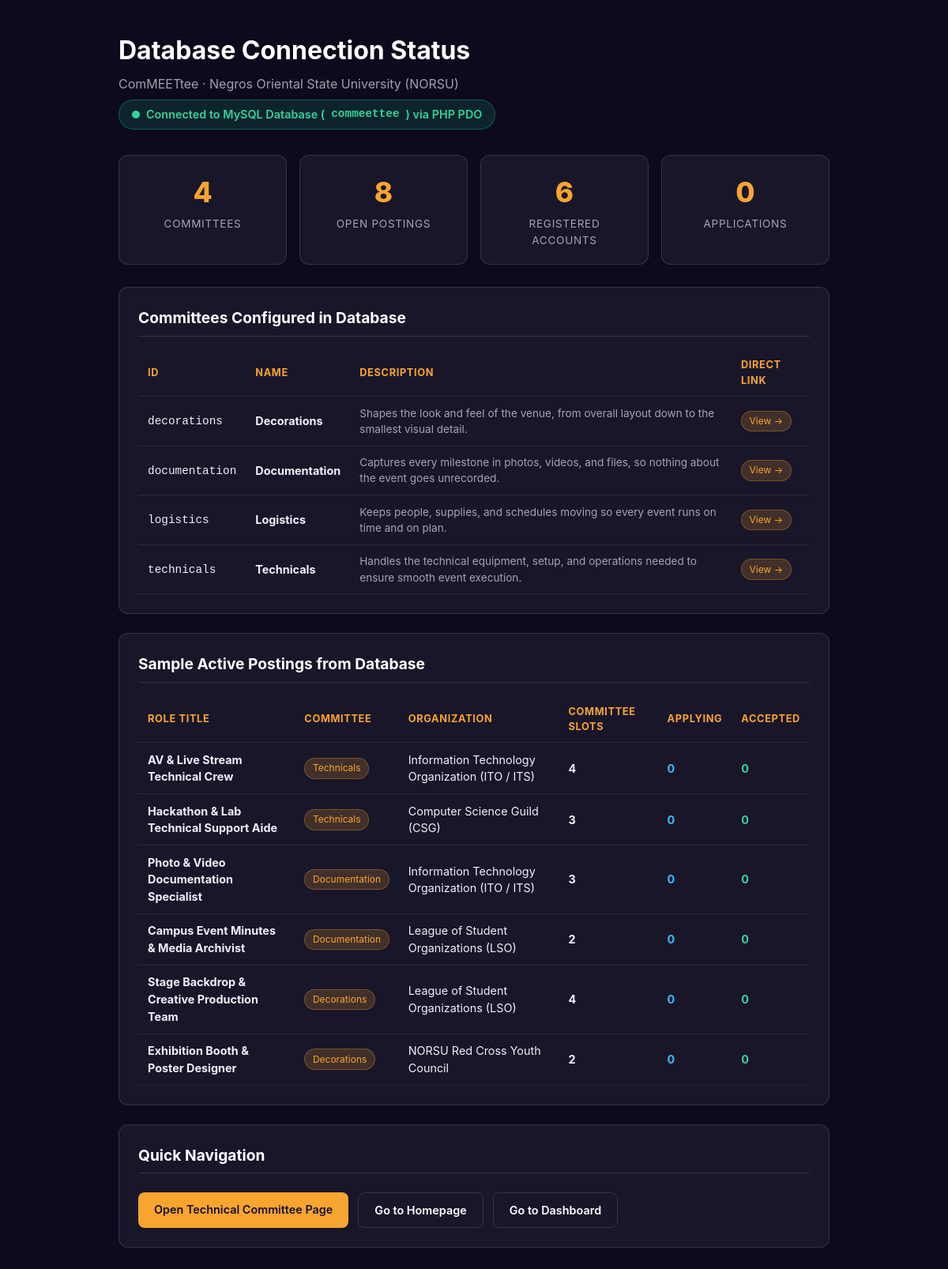
Screenshot of /test_db.php with the database file from the repository.
### tables this page shows
CREATE TABLE `categories` (
  `id` varchar(50) NOT NULL,
  `name` varchar(100) NOT NULL,
  `description` varchar(500) NOT NULL DEFAULT '',
  `image` varchar(255) NOT NULL DEFAULT '',
  PRIMARY KEY (`id`)
);

### test_db.php (the view, shortened to what this page needs)
<?php
$error = null;
$counts = [];
try {
    $db = getDatabase();
    $tables = $db->query("SHOW TABLES")->fetchAll(PDO::FETCH_COLUMN);
    foreach (['categories', 'users', 'postings', 'applications'] as $table) {
        if (in_array($table, $tables, true)) {
            $counts[$table] = (int) $db->query("SELECT COUNT(*) FROM `$table`")->fetchColumn();
        }
    }
    $categories = $db->query("SELECT id, name, description FROM categories ORDER BY name ASC")->fetchAll(PDO::FETCH_ASSOC);
    $samplePostings = $db->query("
        SELECT p.title, p.slots, c.name AS committee_name, u.org_name,
               (SELECT COUNT(*) FROM applications WHERE posting_id = p.id AND status IN ('pending', 'reviewed')) AS applying_count,
               (SELECT COUNT(*) FROM applications WHERE posting_id = p.id AND status = 'accepted') AS accepted_count
        FROM postings p
        JOIN categories c ON c.id = p.category_id
        JOIN users u ON u.id = p.client_id
        WHERE p.status = 'open'
        LIMIT 6
    ")->fetchAll(PDO::FETCH_ASSOC);
} catch (Exception $e) {
    $error = $e->getMessage();
}
?>
<!DOCTYPE html>
<html lang="en">
<head>
</head>
<body>
<div class="container">
  <div class="header">
    <h1>Database Connection Status</h1>
    <p style="color:var(--text-muted);">ComMEETtee &middot; Negros Oriental State University (NORSU)</p>
    <?php if ($error): ?>
      <div class="badge-error">
        <span class="dot"></span> Connection Error: <?php echo htmlspecialchars($error); ?>
      </div>
    <?php else: ?>
      <div class="badge-success">
        <span class="dot"></span> Connected to MySQL Database (<code>commeettee</code>) via PHP PDO
      </div>
    <?php endif; ?>
  </div>
  <?php if (!$error): ?>
    <div class="grid-stats">
      <div class="stat-card">
        <div class="stat-number"><?php echo $counts['categories'] ?? 0; ?></div>
        <div class="stat-label">Committees</div>
      </div>
      <div class="stat-card">
        <div class="stat-number"><?php echo $counts['postings'] ?? 0; ?></div>
        <div class="stat-label">Open Postings</div>
      </div>
      <div class="stat-card">
        <div class="stat-number"><?php echo $counts['users'] ?? 0; ?></div>
        <div class="stat-label">Registered Accounts</div>
      </div>
      <div class="stat-card">
        <div class="stat-number"><?php echo $counts['applications'] ?? 0; ?></div>
        <div class="stat-label">Applications</div>
      </div>
    </div>
    <div class="section-card">
      <h2>Committees Configured in Database</h2>
      <table>
        <thead>
          <tr>
            <th>ID</th>
            <th>Name</th>
            <th>Description</th>
            <th>Direct Link</th>
          </tr>
        </thead>
        <tbody>
          <?php foreach ($categories as $cat): ?>
            <tr>
              <td><code><?php echo htmlspecialchars($cat['id']); ?></code></td>
              <td><strong><?php echo htmlspecialchars($cat['name']); ?></strong></td>
              <td style="color:var(--text-muted); font-size:0.85rem;"><?php echo htmlspecialchars($cat['description']); ?></td>
              <td>
                <a href="committee.php?type=<?php echo urlencode($cat['id']); ?>" class="pill" style="text-decoration:none;">View &rarr;</a>
              </td>
            </tr>
          <?php endforeach; ?>
        </tbody>
      </table>
    </div>
    <div class="section-card">
      <h2>Sample Active Postings from Database</h2>
      <table>
        <thead>
          <tr>
            <th>Role Title</th>
            <th>Committee</th>
            <th>Organization</th>
            <th>Committee Slots</th>
            <th>Applying</th>
            <th>Accepted</th>
          </tr>
        </thead>
        <tbody>
          <?php foreach ($samplePostings as $posting): ?>
            <tr>
              <td><strong><?php echo htmlspecialchars($posting['title']); ?></strong></td>
              <td><span class="pill"><?php echo htmlspecialchars($posting['committee_name']); ?></span></td>
              <td><?php echo htmlspecialchars($posting['org_name']); ?></td>
              <td><strong><?php echo (int) $posting['slots']; ?></strong></td>
              <td style="color:#38bdf8; font-weight:700;"><?php echo (int) $posting['applying_count']; ?></td>
              <td style="color:#34d399; font-weight:700;"><?php echo (int) $posting['accepted_count']; ?></td>
            </tr>
          <?php endforeach; ?>
        </tbody>
      </table>
    </div>
    <div class="section-card">
      <h2>Quick Navigation</h2>
      <div class="links-group">
        <a href="committee.php?type=technicals" class="btn btn-orange">Open Technical Committee Page</a>
        <a href="index.php" class="btn btn-outline">Go to Homepage</a>
        <a href="account.php" class="btn btn-outline">Go to Dashboard</a>
      </div>
    </div>
  <?php endif; ?>
</div>
</body>
</html>

### test_db.php (style rules this page uses)
:root { --navy: #15112f; --navy-light: #211d54; --orange: #f8a430; --green: #10b981; --bg: #0d0a1e; --card-bg: rgba(255, 255, 255, 0.05); --border: rgba(255, 255, 255, 0.12); --text: #f0eff8; --text-muted: rgba(240, 239, 248, 0.65); }
* { box-sizing: border-box; margin: 0; padding: 0; }
body { font-family: -apple-system, BlinkMacSystemFont, "Segoe UI", Roboto, sans-serif; background: var(--bg); color: var(--text); padding: 2.5rem 1.5rem; line-height: 1.5; }
.container { max-width: 900px; margin: 0 auto; }
.header { margin-bottom: 2rem; }
.header h1 { font-size: 2rem; color: #fff; margin-bottom: 0.35rem; }
.badge-success { display: inline-flex; align-items: center; gap: 0.5rem; background: rgba(16, 185, 129, 0.15); color: #34d399; border: 1px solid rgba(16, 185, 129, 0.4); padding: 0.45rem 1rem; border-radius: 999px; font-weight: 600; font-size: 0.9rem; margin-top: 0.5rem; }
.dot { width: 10px; height: 10px; border-radius: 50%; background: currentColor; }
.grid-stats { display: grid; grid-template-columns: repeat(auto-fit, minmax(180px, 1fr)); gap: 1rem; margin: 1.75rem 0; }
.stat-card { background: var(--card-bg); border: 1px solid var(--border); border-radius: 12px; padding: 1.25rem; text-align: center; }
.stat-number { font-size: 2.2rem; font-weight: 800; color: var(--orange); }
.stat-label { font-size: 0.85rem; color: var(--text-muted); text-transform: uppercase; letter-spacing: 0.05em; margin-top: 0.25rem; }
.section-card { background: var(--card-bg); border: 1px solid var(--border); border-radius: 12px; padding: 1.5rem; margin-bottom: 1.5rem; }
.section-card h2 { font-size: 1.2rem; color: #fff; margin-bottom: 1rem; border-bottom: 1px solid var(--border); padding-bottom: 0.5rem; }
table { width: 100%; border-collapse: collapse; font-size: 0.9rem; }
th, td { padding: 0.65rem 0.75rem; text-align: left; border-bottom: 1px solid rgba(255,255,255,0.08); }
th { color: var(--orange); font-size: 0.8rem; text-transform: uppercase; letter-spacing: 0.05em; }
.pill { display: inline-block; padding: 0.2rem 0.6rem; border-radius: 999px; font-size: 0.75rem; background: rgba(248,164,48,0.18); color: var(--orange); border: 1px solid rgba(248,164,48,0.3); }
.links-group { display: flex; flex-wrap: wrap; gap: 0.75rem; margin-top: 1.5rem; }
.btn { display: inline-block; padding: 0.65rem 1.25rem; border-radius: 8px; font-weight: 600; font-size: 0.9rem; text-decoration: none; transition: 0.2s ease; }
.btn-orange { background: var(--orange); color: #15112f; }
.btn-outline { background: transparent; color: #fff; border: 1px solid var(--border); }

### rows the page displays
categories: id "decorations", name "Decorations", description "Shapes the look and feel of the venue, from overall layout down to the smallest visual detail."
categories: id "documentation", name "Documentation", description "Captures every milestone in photos, videos, and files, so nothing about the event goes unrecorded."
categories: id "logistics", name "Logistics", description "Keeps people, supplies, and schedules moving so every event runs on time and on plan."
categories: id "technicals", name "Technicals", description "Handles the technical equipment, setup, and operations needed to ensure smooth event execution."

### other values shown
$counts['categories'] "4"
$counts['postings'] "8"
$counts['users'] "6"
$counts['applications'] "0"
$posting['title'] "AV & Live Stream Technical Crew"
$posting['committee_name'] "Technicals"
$posting['org_name'] "Information Technology Organization (ITO / ITS)"
$posting['slots'] "4"
$posting['applying_count'] "0"
$posting['accepted_count'] "0"
$posting['title'] "Hackathon & Lab Technical Support Aide"
$posting['org_name'] "Computer Science Guild (CSG)"
$posting['slots'] "3"
$posting['title'] "Photo & Video Documentation Specialist"
$posting['committee_name'] "Documentation"
